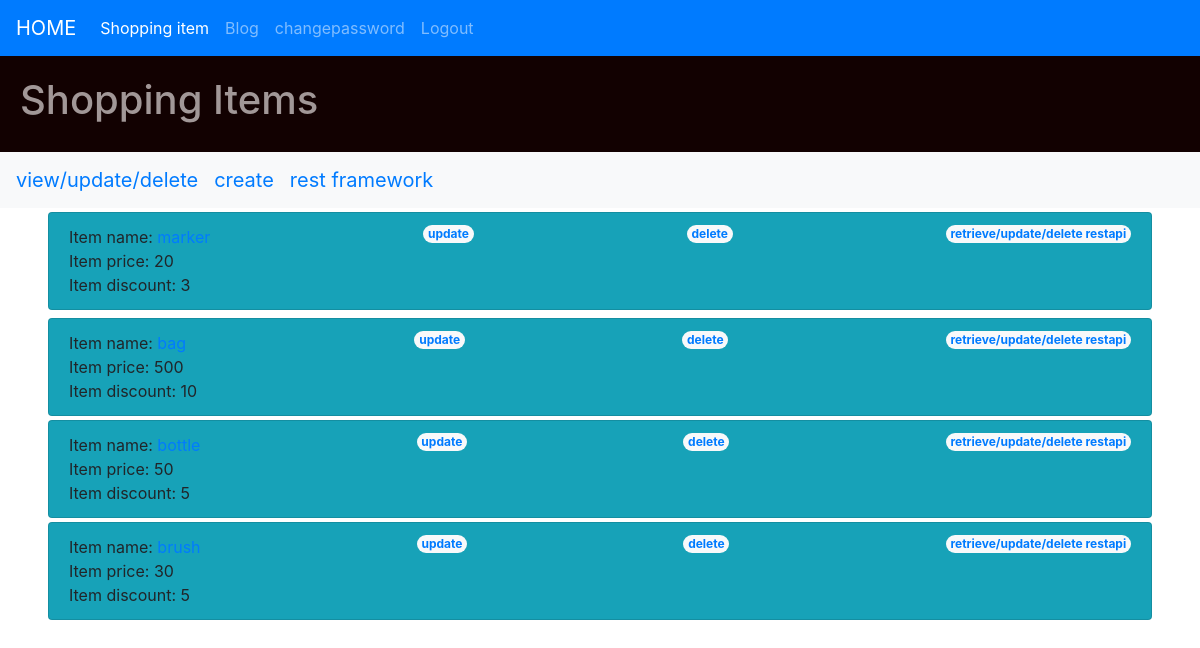
Screenshot of /shopping/listview (signed in) with the database file from the repository.
### shoppingitems/models.py (models this page shows, shortened)
class ShopingItem(models.Model):
    id = models.AutoField(primary_key=True)
    name = models.CharField(max_length=50)
    price = models.IntegerField()
    discount = models.IntegerField()
    expirydate = models.DateTimeField(null=True)

### shoppingitems/views.py (the view)
# urls.py: path('listview', views.list_view, name='list_view'),
def list_view(request):
    context = {}
    context["dataset"] = ShopingItem.objects.all()
    return render(request, "list_view.html", context)

### shoppingitems/templates/list_view.html
{% extends 'basse.html' %}
{% block content%}
<ol class="list-group list-group-numbered">
{% for d in dataset %}
<div class="main">
    <li class="bg-info bg-gradient list-group-item d-flex justify-content-between align-items-start mx-5 my-1">
        <div class="ms-2 me-auto ">
        <div class="fw-bold">Item name: <a href="{{ d.id }}">{{ d.name }}</a><br/></div>
        Item price: {{ d.price }}<br/>
        Item discount: {{ d.discount }}<br/>
        </div>
        <span class="badge bg-light rounded-pill"><a href="{{ d.id }}/update">update</a><br></span>
        <span class="badge bg-light rounded-pill"><a href="{{ d.id }}/delete">delete</a><br></span>
        <span class="badge bg-light rounded-pill"><a href="{% url 'create_view' %}api/restapi/{{ d.id }}">retrieve/update/delete restapi</a><br></span>
    </li>
</div>
</ol>
{% endfor %}
{% endblock %}

### shoppingitems/templates/basse.html (shortened to what this page needs)
<!DOCTYPE html>
<html lang="en">
<head>
    <link rel="stylesheet" href="https://cdn.jsdelivr.net/npm/bootstrap@4.4.1/dist/css/bootstrap.min.css">
</head>
<body>
    <nav class="navbar navbar-expand-lg navbar-dark bg-primary">
        {% if id %}
            <a class="navbar-brand" href="{% url 'home' id %}">HOME</a>
        {% else %}
            <a class="navbar-brand" href="{% url 'homme' %}">HOME</a>
        {% endif %}
        <div class="collapse navbar-collapse" id="navbarSupportedContent">
          <ul class="navbar-nav mr-auto">
            <li class="nav-item active">
              <a class="nav-link" href="{% url 'create_view' %}">Shopping item <span class="sr-only">(current)</span></a>
            </li>
            <li class="nav-item">
              <a class="nav-link" href="{% url 'post_list' %}">Blog</a>
            </li>
            {% if user.is_authenticated %}
                <li class="nav-item">
                  <a class="nav-link" href="{% url 'changepassword' %}">changepassword</a>
                </li>
                <li class="nav-item">
                    <a class="nav-link" href="{% url 'logout' %}">Logout</a>
                </li>
            {% endif %}
          </ul>
        </div>
      </nav>
    <header class="nav" style="background-color: rgb(18, 1, 1); padding:20px">
        <div>
            <h1 style="color: rgb(161, 151, 151);">Shopping Items</h1>
        </div>
    </header>
    <nav class="navbar navbar-expand-lg navbar-primary bg-light">
        <div class="collapse navbar-collapse" id="navbarSupportedContent">
          <ul class="navbar-nav mr-auto">
            <li class="nav-item active">
              <a class="navbar-brand" href="{% url 'list_view'%}">view/update/delete</a>
            </li>
            <li class="nav-item">
              <a class="navbar-brand" href="{% url 'create_view'%}">create</a>
            </li>
            <li class="nav-item">
              <a class="navbar-brand" href="api/restapi">rest framework</a>
            </li>
          </ul>
        </div>
    </nav>
    {% block content %}
    {% endblock %}
</body>
</html>

### rows the page displays
ShopingItem: name "marker", price "20", discount "3"
ShopingItem: name "bag", price "500", discount "10"
ShopingItem: name "bottle", price "50", discount "5"
ShopingItem: name "brush", price "30", discount "5"
